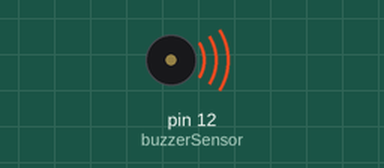
The sketch below on a simulated Arduino Uno, built with avr-gcc and run on an emulated ATmega328P. Shown: buzzer (waves = sounding).

Above: at 0.12 s.
Timing chart, 0 to 3.0 s (numbered marks = the images above):
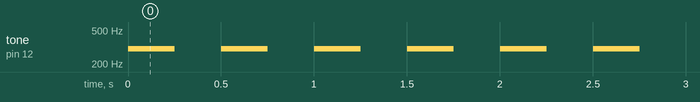

The sketch:

simplesBuzzer.ino
```cpp
#define buzzerSensor 12

void setup(){
  pinMode(buzzerSensor, OUTPUT);
}

void loop(){
  tone(buzzerSensor,300,250);
  delay(250);
  noTone(buzzerSensor);
  delay(250);
}
```

Measured:
- by itself, tone on pin 12 (buzzerSensor): alternates 300 Hz for 0.25 s and silent for 0.25 s
